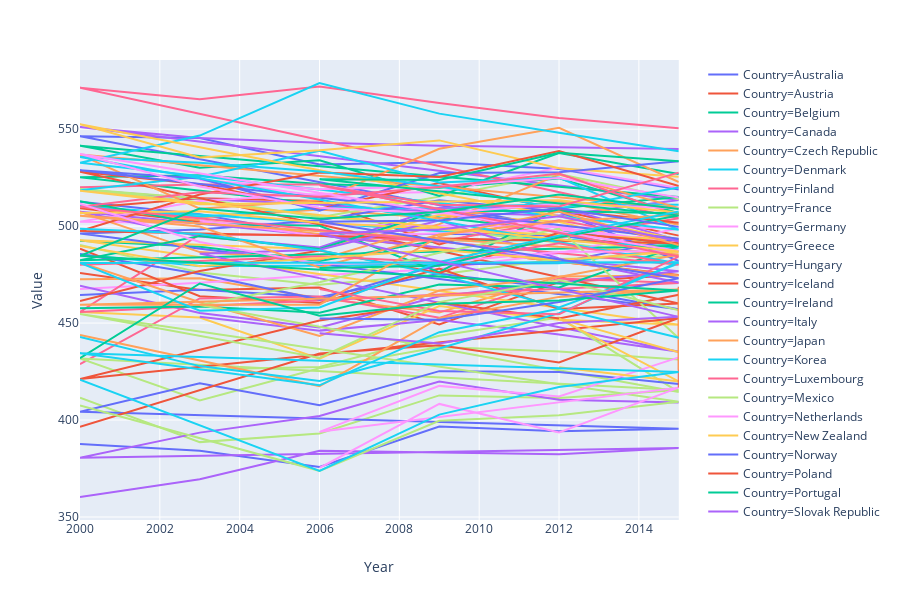

The cell this chart's notebook holds for it:
### Code cell
px.line(family_df[family_df['Indicator'] == 'Country mean average score in reading, by sex'], x='Year', y='Value', color='Country')

### Figure 1 — Plotly figure (JSON) as saved in the notebook; plotly's stock layout.template omitted (floating-point values rounded to 4 significant figures)
{"data": [{"hoverlabel": {"namelength": 0}, "hovertemplate": "Country=Australia<br>Year=%{x}<br>Value=%{y}", "legendgroup": "Country=Australia", "line": {"color": "#636efa", "dash": "solid"}, "mode": "lines", "name": "Country=Australia", "showlegend": true, "type": "scatter", "x": [2000, 2003, 2006, 2009, 2012, 2015, 2000, 2003, 2006, 2009, 2012, 2015], "xaxis": "x", "y": [512.6, 506.1, 494.9, 496.1, 495.1, 487.2, 546.3, 545.4, 531.8, 532.9, 529.5, 518.9], "yaxis": "y"}, {"hoverlabel": {"namelength": 0}, "hovertemplate": "Country=Austria<br>Year=%{x}<br>Value=%{y}", "legendgroup": "Country=Austria", "line": {"color": "#EF553B", "dash": "solid"}, "mode": "lines", "name": "Country=Austria", "showlegend": true, "type": "scatter", "x": [2000, 2003, 2006, 2009, 2012, 2015, 2000, 2003, 2006, 2009, 2012, 2015], "xaxis": "x", "y": [475.8, 467.1, 468.3, 449.3, 471.1, 474.8, 509.2, 514.4, 512.9, 490.5, 508, 495.1], "yaxis": "y"}, {"hoverlabel": {"namelength": 0}, "hovertemplate": "Country=Belgium<br>Year=%{x}<br>Value=%{y}", "legendgroup": "Country=Belgium", "line": {"color": "#00cc96", "dash": "solid"}, "mode": "lines", "name": "Country=Belgium", "showlegend": true, "type": "scatter", "x": [2000, 2003, 2006, 2009, 2012, 2015, 2000, 2003, 2006, 2009, 2012, 2015], "xaxis": "x", "y": [492.4, 489.3, 482, 492.7, 492.8, 490.7, 525.2, 526.2, 521.7, 519.8, 524.6, 506.6], "yaxis": "y"}, {"hoverlabel": {"namelength": 0}, "hovertemplate": "Country=Canada<br>Year=%{x}<br>Value=%{y}", "legendgroup": "Country=Canada", "line": {"color": "#ab63fa", "dash": "solid"}, "mode": "lines", "name": "Country=Canada", "showlegend": true, "type": "scatter", "x": [2000, 2003, 2006, 2009, 2012, 2015, 2000, 2003, 2006, 2009, 2012, 2015], "xaxis": "x", "y": [518.9, 514, 511.1, 507.2, 505.5, 513.5, 551.1, 545.5, 543, 541.5, 540.7, 539.8], "yaxis": "y"}, {"hoverlabel": {"namelength": 0}, "hovertemplate": "Country=Czech Republic<br>Year=%{x}<br>Value=%{y}", "legendgroup": "Country=Czech Republic", "line": {"color": "#FFA15A", "dash": "solid"}, "mode": "lines", "name": "Country=Czech Republic", "showlegend": true, "type": "scatter", "x": [2000, 2003, 2006, 2009, 2012, 2015, 2000, 2003, 2006, 2009, 2012, 2015], "xaxis": "x", "y": [472.6, 473.1, 462.8, 455.5, 474, 474.5, 510.1, 504.4, 508.6, 504, 512.8, 500.7], "yaxis": "y"}, {"hoverlabel": {"namelength": 0}, "hovertemplate": "Country=Denmark<br>Year=%{x}<br>Value=%{y}", "legendgroup": "Country=Denmark", "line": {"color": "#19d3f3", "dash": "solid"}, "mode": "lines", "name": "Country=Denmark", "showlegend": true, "type": "scatter", "x": [2000, 2003, 2006, 2009, 2012, 2015, 2000, 2003, 2006, 2009, 2012, 2015], "xaxis": "x", "y": [485.4, 479.4, 479.5, 480.4, 480.9, 488.8, 510.2, 504.8, 509.3, 509.2, 511.5, 511], "yaxis": "y"}, {"hoverlabel": {"namelength": 0}, "hovertemplate": "Country=Finland<br>Year=%{x}<br>Value=%{y}", "legendgroup": "Country=Finland", "line": {"color": "#FF6692", "dash": "solid"}, "mode": "lines", "name": "Country=Finland", "showlegend": true, "type": "scatter", "x": [2000, 2003, 2006, 2009, 2012, 2015, 2000, 2003, 2006, 2009, 2012, 2015], "xaxis": "x", "y": [520.1, 521.4, 521.4, 508.4, 494, 504, 571.4, 565.4, 572, 563.5, 555.7, 550.5], "yaxis": "y"}, {"hoverlabel": {"namelength": 0}, "hovertemplate": "Country=France<br>Year=%{x}<br>Value=%{y}", "legendgroup": "Country=France", "line": {"color": "#B6E880", "dash": "solid"}, "mode": "lines", "name": "Country=France", "showlegend": true, "type": "scatter", "x": [2000, 2003, 2006, 2009, 2012, 2015, 2000, 2003, 2006, 2009, 2012, 2015], "xaxis": "x", "y": [490.3, 476.1, 469.8, 475, 483, 484.6, 519.1, 514.3, 504.6, 515.2, 526.8, 513.8], "yaxis": "y"}, {"hoverlabel": {"namelength": 0}, "hovertemplate": "Country=Germany<br>Year=%{x}<br>Value=%{y}", "legendgroup": "Country=Germany", "line": {"color": "#FF97FF", "dash": "solid"}, "mode": "lines", "name": "Country=Germany", "showlegend": true, "type": "scatter", "x": [2000, 2003, 2006, 2009, 2012, 2015, 2000, 2003, 2006, 2009, 2012, 2015], "xaxis": "x", "y": [467.6, 470.8, 474.6, 477.9, 486, 498.9, 502.2, 512.9, 516.6, 517.6, 530.1, 519.7], "yaxis": "y"}, {"hoverlabel": {"namelength": 0}, "hovertemplate": "Country=Greece<br>Year=%{x}<br>Value=%{y}", "legendgroup": "Country=Greece", "line": {"color": "#FECB52", "dash": "solid"}, "mode": "lines", "name": "Country=Greece", "showlegend": true, "type": "scatter", "x": [2000, 2003, 2006, 2009, 2012, 2015, 2000, 2003, 2006, 2009, 2012, 2015], "xaxis": "x", "y": [455.7, 452.9, 431.6, 458.8, 451.7, 449.1, 492.7, 490.4, 488.1, 505.9, 502.2, 486.5], "yaxis": "y"}, {"hoverlabel": {"namelength": 0}, "hovertemplate": "Country=Hungary<br>Year=%{x}<br>Value=%{y}", "legendgroup": "Country=Hungary", "line": {"color": "#636efa", "dash": "solid"}, "mode": "lines", "name": "Country=Hungary", "showlegend": true, "type": "scatter", "x": [2000, 2003, 2006, 2009, 2012, 2015, 2000, 2003, 2006, 2009, 2012, 2015], "xaxis": "x", "y": [464.5, 467.2, 463.4, 475.4, 468, 457.1, 496.2, 498.2, 503, 513.3, 507.5, 482], "yaxis": "y"}, {"hoverlabel": {"namelength": 0}, "hovertemplate": "Country=Iceland<br>Year=%{x}<br>Value=%{y}", "legendgroup": "Country=Iceland", "line": {"color": "#EF553B", "dash": "solid"}, "mode": "lines", "name": "Country=Iceland", "showlegend": true, "type": "scatter", "x": [2000, 2003, 2006, 2009, 2012, 2015, 2000, 2003, 2006, 2009, 2012, 2015], "xaxis": "x", "y": [488.4, 463.8, 460.4, 478.1, 457.3, 460.1, 528.1, 521.6, 508.9, 522.2, 508.4, 501.7], "yaxis": "y"}, {"hoverlabel": {"namelength": 0}, "hovertemplate": "Country=Ireland<br>Year=%{x}<br>Value=%{y}", "legendgroup": "Country=Ireland", "line": {"color": "#00cc96", "dash": "solid"}, "mode": "lines", "name": "Country=Ireland", "showlegend": true, "type": "scatter", "x": [2000, 2003, 2006, 2009, 2012, 2015, 2000, 2003, 2006, 2009, 2012, 2015], "xaxis": "x", "y": [512.8, 501.1, 500.2, 476.3, 509.2, 515, 541.5, 530.1, 534, 515.5, 537.7, 526.9], "yaxis": "y"}, {"hoverlabel": {"namelength": 0}, "hovertemplate": "Country=Italy<br>Year=%{x}<br>Value=%{y}", "legendgroup": "Country=Italy", "line": {"color": "#ab63fa", "dash": "solid"}, "mode": "lines", "name": "Country=Italy", "showlegend": true, "type": "scatter", "x": [2000, 2003, 2006, 2009, 2012, 2015, 2000, 2003, 2006, 2009, 2012, 2015], "xaxis": "x", "y": [469.2, 455.2, 447.7, 463.8, 470.9, 476.7, 507.4, 494.6, 489, 509.5, 509.9, 492.7], "yaxis": "y"}, {"hoverlabel": {"namelength": 0}, "hovertemplate": "Country=Japan<br>Year=%{x}<br>Value=%{y}", "legendgroup": "Country=Japan", "line": {"color": "#FFA15A", "dash": "solid"}, "mode": "lines", "name": "Country=Japan", "showlegend": true, "type": "scatter", "x": [2000, 2003, 2006, 2009, 2012, 2015, 2000, 2003, 2006, 2009, 2012, 2015], "xaxis": "x", "y": [507.3, 486.6, 482.7, 501, 526.6, 509.4, 536.9, 509, 513.3, 539.9, 550.7, 522.7], "yaxis": "y"}, {"hoverlabel": {"namelength": 0}, "hovertemplate": "Country=Korea<br>Year=%{x}<br>Value=%{y}", "legendgroup": "Country=Korea", "line": {"color": "#19d3f3", "dash": "solid"}, "mode": "lines", "name": "Country=Korea", "showlegend": true, "type": "scatter", "x": [2000, 2003, 2006, 2009, 2012, 2015, 2000, 2003, 2006, 2009, 2012, 2015], "xaxis": "x", "y": [518.5, 525.5, 538.8, 522.5, 525, 498.1, 532.7, 546.7, 573.8, 558, 548.2, 538.6], "yaxis": "y"}, {"hoverlabel": {"namelength": 0}, "hovertemplate": "Country=Luxembourg<br>Year=%{x}<br>Value=%{y}", "legendgroup": "Country=Luxembourg", "line": {"color": "#FF6692", "dash": "solid"}, "mode": "lines", "name": "Country=Luxembourg", "showlegend": true, "type": "scatter", "x": [2000, 2003, 2006, 2009, 2012, 2015, 2000, 2003, 2006, 2009, 2012, 2015], "xaxis": "x", "y": [428.8, 462.7, 463.7, 452.7, 473, 470.7, 455.7, 495.7, 495.4, 492.1, 503, 492], "yaxis": "y"}, {"hoverlabel": {"namelength": 0}, "hovertemplate": "Country=Mexico<br>Year=%{x}<br>Value=%{y}", "legendgroup": "Country=Mexico", "line": {"color": "#B6E880", "dash": "solid"}, "mode": "lines", "name": "Country=Mexico", "showlegend": true, "type": "scatter", "x": [2000, 2003, 2006, 2009, 2012, 2015, 2000, 2003, 2006, 2009, 2012, 2015], "xaxis": "x", "y": [411.5, 388.6, 393.1, 412.7, 411.4, 415.5, 431.7, 410.1, 426.7, 437.6, 435.3, 431.2], "yaxis": "y"}, {"hoverlabel": {"namelength": 0}, "hovertemplate": "Country=Netherlands<br>Year=%{x}<br>Value=%{y}", "legendgroup": "Country=Netherlands", "line": {"color": "#FF97FF", "dash": "solid"}, "mode": "lines", "name": "Country=Netherlands", "showlegend": true, "type": "scatter", "x": [2003, 2006, 2009, 2012, 2015, 2003, 2006, 2009, 2012, 2015], "xaxis": "x", "y": [502.9, 494.9, 496.2, 498.3, 491.1, 523.8, 519, 520.5, 524.8, 514.7], "yaxis": "y"}, {"hoverlabel": {"namelength": 0}, "hovertemplate": "Country=New Zealand<br>Year=%{x}<br>Value=%{y}", "legendgroup": "Country=New Zealand", "line": {"color": "#FECB52", "dash": "solid"}, "mode": "lines", "name": "Country=New Zealand", "showlegend": true, "type": "scatter", "x": [2000, 2003, 2006, 2009, 2012, 2015, 2000, 2003, 2006, 2009, 2012, 2015], "xaxis": "x", "y": [506.8, 507.7, 501.7, 498.5, 495.4, 493.2, 552.6, 535.4, 539.1, 544.2, 529.8, 525.5], "yaxis": "y"}, {"hoverlabel": {"namelength": 0}, "hovertemplate": "Country=Norway<br>Year=%{x}<br>Value=%{y}", "legendgroup": "Country=Norway", "line": {"color": "#636efa", "dash": "solid"}, "mode": "lines", "name": "Country=Norway", "showlegend": true, "type": "scatter", "x": [2000, 2003, 2006, 2009, 2012, 2015, 2000, 2003, 2006, 2009, 2012, 2015], "xaxis": "x", "y": [485.6, 475.3, 462.1, 480.1, 481.3, 493.5, 528.8, 524.5, 508, 527.4, 527.8, 533.4], "yaxis": "y"}, {"hoverlabel": {"namelength": 0}, "hovertemplate": "Country=Poland<br>Year=%{x}<br>Value=%{y}", "legendgroup": "Country=Poland", "line": {"color": "#EF553B", "dash": "solid"}, "mode": "lines", "name": "Country=Poland", "showlegend": true, "type": "scatter", "x": [2000, 2003, 2006, 2009, 2012, 2015, 2000, 2003, 2006, 2009, 2012, 2015], "xaxis": "x", "y": [461.4, 476.8, 487.4, 475.7, 496.7, 491.2, 497.5, 516.3, 527.6, 525.3, 538.7, 520.7], "yaxis": "y"}, {"hoverlabel": {"namelength": 0}, "hovertemplate": "Country=Portugal<br>Year=%{x}<br>Value=%{y}", "legendgroup": "Country=Portugal", "line": {"color": "#00cc96", "dash": "solid"}, "mode": "lines", "name": "Country=Portugal", "showlegend": true, "type": "scatter", "x": [2000, 2003, 2006, 2009, 2012, 2015, 2000, 2003, 2006, 2009, 2012, 2015], "xaxis": "x", "y": [457.7, 458.5, 455.3, 469.9, 468.4, 489.9, 482.4, 494.9, 488.2, 507.9, 507.6, 506.6], "yaxis": "y"}, {"hoverlabel": {"namelength": 0}, "hovertemplate": "Country=Slovak Republic<br>Year=%{x}<br>Value=%{y}", "legendgroup": "Country=Slovak Republic", "line": {"color": "#ab63fa", "dash": "solid"}, "mode": "lines", "name": "Country=Slovak Republic", "showlegend": true, "type": "scatter", "x": [2003, 2006, 2009, 2012, 2015, 2003, 2006, 2009, 2012, 2015], "xaxis": "x", "y": [453.3, 446.1, 451.6, 444.1, 435.2, 485.8, 487.8, 502.9, 483.3, 470.9], "yaxis": "y"}, {"hoverlabel": {"namelength": 0}, "hovertemplate": "Country=Spain<br>Year=%{x}<br>Value=%{y}", "legendgroup": "Country=Spain", "line": {"color": "#FFA15A", "dash": "solid"}, "mode": "lines", "name": "Country=Spain", "showlegend": true, "type": "scatter", "x": [2000, 2003, 2006, 2009, 2012, 2015, 2000, 2003, 2006, 2009, 2012, 2015], "xaxis": "x", "y": [481.2, 460.7, 443.3, 466.8, 473.8, 485.4, 505.4, 499.8, 478.7, 495.7, 502.5, 505.7], "yaxis": "y"}, {"hoverlabel": {"namelength": 0}, "hovertemplate": "Country=Sweden<br>Year=%{x}<br>Value=%{y}", "legendgroup": "Country=Sweden", "line": {"color": "#19d3f3", "dash": "solid"}, "mode": "lines", "name": "Country=Sweden", "showlegend": true, "type": "scatter", "x": [2000, 2003, 2006, 2009, 2012, 2015, 2000, 2003, 2006, 2009, 2012, 2015], "xaxis": "x", "y": [498.6, 495.9, 487.6, 475.1, 458, 480.7, 535.6, 532.7, 528.1, 520.6, 509.1, 519.9], "yaxis": "y"}, {"hoverlabel": {"namelength": 0}, "hovertemplate": "Country=Switzerland<br>Year=%{x}<br>Value=%{y}", "legendgroup": "Country=Switzerland", "line": {"color": "#FF6692", "dash": "solid"}, "mode": "lines", "name": "Country=Switzerland", "showlegend": true, "type": "scatter", "x": [2000, 2003, 2006, 2009, 2012, 2015, 2000, 2003, 2006, 2009, 2012, 2015], "xaxis": "x", "y": [480.1, 482, 484.4, 481.4, 491.1, 480.1, 510, 517.5, 515.2, 520.2, 527.1, 505.4], "yaxis": "y"}, {"hoverlabel": {"namelength": 0}, "hovertemplate": "Country=Turkey<br>Year=%{x}<br>Value=%{y}", "legendgroup": "Country=Turkey", "line": {"color": "#B6E880", "dash": "solid"}, "mode": "lines", "name": "Country=Turkey", "showlegend": true, "type": "scatter", "x": [2003, 2006, 2009, 2012, 2015, 2003, 2006, 2009, 2012, 2015], "xaxis": "x", "y": [426, 427.3, 443.5, 452.8, 414.4, 459.3, 471, 486.3, 498.6, 442.2], "yaxis": "y"}, {"hoverlabel": {"namelength": 0}, "hovertemplate": "Country=United Kingdom<br>Year=%{x}<br>Value=%{y}", "legendgroup": "Country=United Kingdom", "line": {"color": "#FF97FF", "dash": "solid"}, "mode": "lines", "name": "Country=United Kingdom", "showlegend": true, "type": "scatter", "x": [2000, 2003, 2006, 2009, 2012, 2015, 2000, 2003, 2006, 2009, 2012, 2015], "xaxis": "x", "y": [511.6, 491.8, 480.4, 481.4, 486.6, 487.2, 537.2, 520.4, 509.5, 506.5, 511.5, 509.1], "yaxis": "y"}, {"hoverlabel": {"namelength": 0}, "hovertemplate": "Country=United States<br>Year=%{x}<br>Value=%{y}", "legendgroup": "Country=United States", "line": {"color": "#FECB52", "dash": "solid"}, "mode": "lines", "name": "Country=United States", "showlegend": true, "type": "scatter", "x": [2000, 2003, 2009, 2012, 2015, 2000, 2003, 2009, 2012, 2015], "xaxis": "x", "y": [489.7, 479.3, 487.8, 482.5, 486.9, 518.2, 511.3, 512.5, 513.3, 507], "yaxis": "y"}, {"hoverlabel": {"namelength": 0}, "hovertemplate": "Country=Brazil<br>Year=%{x}<br>Value=%{y}", "legendgroup": "Country=Brazil", "line": {"color": "#636efa", "dash": "solid"}, "mode": "lines", "name": "Country=Brazil", "showlegend": true, "type": "scatter", "x": [2000, 2003, 2006, 2009, 2012, 2015, 2000, 2003, 2006, 2009, 2012, 2015], "xaxis": "x", "y": [387.6, 384.2, 375.8, 396.6, 394.2, 395.5, 404.3, 418.9, 407.6, 425.2, 424.7, 418.6], "yaxis": "y"}, {"hoverlabel": {"namelength": 0}, "hovertemplate": "Country=Chile<br>Year=%{x}<br>Value=%{y}", "legendgroup": "Country=Chile", "line": {"color": "#EF553B", "dash": "solid"}, "mode": "lines", "name": "Country=Chile", "showlegend": true, "type": "scatter", "x": [2000, 2006, 2009, 2012, 2015, 2000, 2006, 2009, 2012, 2015], "xaxis": "x", "y": [396.5, 434.3, 438.6, 429.7, 452.6, 421.1, 451.3, 460.6, 452.4, 464.6], "yaxis": "y"}, {"hoverlabel": {"namelength": 0}, "hovertemplate": "Country=Estonia<br>Year=%{x}<br>Value=%{y}", "legendgroup": "Country=Estonia", "line": {"color": "#00cc96", "dash": "solid"}, "mode": "lines", "name": "Country=Estonia", "showlegend": true, "type": "scatter", "x": [2006, 2009, 2012, 2015, 2006, 2009, 2012, 2015], "xaxis": "x", "y": [478.4, 479.6, 494.3, 505.5, 524.2, 523.8, 537.8, 533.4], "yaxis": "y"}, {"hoverlabel": {"namelength": 0}, "hovertemplate": "Country=Indonesia<br>Year=%{x}<br>Value=%{y}", "legendgroup": "Country=Indonesia", "line": {"color": "#ab63fa", "dash": "solid"}, "mode": "lines", "name": "Country=Indonesia", "showlegend": true, "type": "scatter", "x": [2000, 2003, 2006, 2009, 2012, 2015, 2000, 2003, 2006, 2009, 2012, 2015], "xaxis": "x", "y": [360.3, 369.5, 384.2, 383.3, 382.3, 385.6, 380.5, 393.5, 402.1, 419.8, 410.4, 409], "yaxis": "y"}, {"hoverlabel": {"namelength": 0}, "hovertemplate": "Country=Israel<br>Year=%{x}<br>Value=%{y}", "legendgroup": "Country=Israel", "line": {"color": "#FFA15A", "dash": "solid"}, "mode": "lines", "name": "Country=Israel", "showlegend": true, "type": "scatter", "x": [2000, 2006, 2009, 2012, 2015, 2000, 2006, 2009, 2012, 2015], "xaxis": "x", "y": [443.8, 417.5, 452.5, 463.5, 467.3, 459.4, 459.5, 494.7, 507.5, 490.2], "yaxis": "y"}, {"hoverlabel": {"namelength": 0}, "hovertemplate": "Country=Russia<br>Year=%{x}<br>Value=%{y}", "legendgroup": "Country=Russia", "line": {"color": "#19d3f3", "dash": "solid"}, "mode": "lines", "name": "Country=Russia", "showlegend": true, "type": "scatter", "x": [2000, 2003, 2006, 2009, 2012, 2015, 2000, 2003, 2006, 2009, 2012, 2015], "xaxis": "x", "y": [442.8, 427.8, 420.1, 436.9, 455.1, 481.4, 481, 456.4, 458, 481.5, 495.1, 507.5], "yaxis": "y"}, {"hoverlabel": {"namelength": 0}, "hovertemplate": "Country=Slovenia<br>Year=%{x}<br>Value=%{y}", "legendgroup": "Country=Slovenia", "line": {"color": "#FF6692", "dash": "solid"}, "mode": "lines", "name": "Country=Slovenia", "showlegend": true, "type": "scatter", "x": [2006, 2009, 2012, 2015, 2006, 2009, 2012, 2015], "xaxis": "x", "y": [467.5, 456.2, 454.5, 484.3, 521.1, 511, 510.1, 527.6], "yaxis": "y"}, {"hoverlabel": {"namelength": 0}, "hovertemplate": "Country=Bulgaria<br>Year=%{x}<br>Value=%{y}", "legendgroup": "Country=Bulgaria", "line": {"color": "#B6E880", "dash": "solid"}, "mode": "lines", "name": "Country=Bulgaria", "showlegend": true, "type": "scatter", "x": [2000, 2006, 2009, 2012, 2015, 2000, 2006, 2009, 2012, 2015], "xaxis": "x", "y": [407.5, 373.8, 399.6, 402.5, 409.4, 454.7, 432.1, 460.8, 472.2, 456.6], "yaxis": "y"}, {"hoverlabel": {"namelength": 0}, "hovertemplate": "Country=Colombia<br>Year=%{x}<br>Value=%{y}", "legendgroup": "Country=Colombia", "line": {"color": "#FF97FF", "dash": "solid"}, "mode": "lines", "name": "Country=Colombia", "showlegend": true, "type": "scatter", "x": [2006, 2009, 2012, 2015, 2006, 2009, 2012, 2015], "xaxis": "x", "y": [375.3, 408.3, 393.6, 416.7, 393.9, 417.6, 412.1, 432.3], "yaxis": "y"}, {"hoverlabel": {"namelength": 0}, "hovertemplate": "Country=Costa Rica<br>Year=%{x}<br>Value=%{y}", "legendgroup": "Country=Costa Rica", "line": {"color": "#FECB52", "dash": "solid"}, "mode": "lines", "name": "Country=Costa Rica", "showlegend": true, "type": "scatter", "x": [2012, 2015, 2012, 2015], "xaxis": "x", "y": [427.2, 419.9, 452.3, 434.9], "yaxis": "y"}, {"hoverlabel": {"namelength": 0}, "hovertemplate": "Country=Croatia<br>Year=%{x}<br>Value=%{y}", "legendgroup": "Country=Croatia", "line": {"color": "#636efa", "dash": "solid"}, "mode": "lines", "name": "Country=Croatia", "showlegend": true, "type": "scatter", "x": [2006, 2009, 2012, 2015, 2006, 2009, 2012, 2015], "xaxis": "x", "y": [452.4, 451.7, 460.9, 473.1, 502.3, 502.9, 509.2, 499.6], "yaxis": "y"}, {"hoverlabel": {"namelength": 0}, "hovertemplate": "Country=Cyprus<br>Year=%{x}<br>Value=%{y}", "legendgroup": "Country=Cyprus", "line": {"color": "#EF553B", "dash": "solid"}, "mode": "lines", "name": "Country=Cyprus", "showlegend": true, "type": "scatter", "x": [2015, 2015], "xaxis": "x", "y": [416.8, 468.7], "yaxis": "y"}, {"hoverlabel": {"namelength": 0}, "hovertemplate": "Country=Latvia<br>Year=%{x}<br>Value=%{y}", "legendgroup": "Country=Latvia", "line": {"color": "#00cc96", "dash": "solid"}, "mode": "lines", "name": "Country=Latvia", "showlegend": true, "type": "scatter", "x": [2000, 2003, 2006, 2009, 2012, 2015, 2000, 2003, 2006, 2009, 2012, 2015], "xaxis": "x", "y": [431.9, 470.4, 453.8, 460, 461.6, 466.8, 484.7, 509.1, 503.8, 507.3, 516.3, 508.8], "yaxis": "y"}, {"hoverlabel": {"namelength": 0}, "hovertemplate": "Country=Lithuania<br>Year=%{x}<br>Value=%{y}", "legendgroup": "Country=Lithuania", "line": {"color": "#ab63fa", "dash": "solid"}, "mode": "lines", "name": "Country=Lithuania", "showlegend": true, "type": "scatter", "x": [2006, 2009, 2012, 2015, 2006, 2009, 2012, 2015], "xaxis": "x", "y": [444.8, 439.5, 450, 453.2, 496.2, 498.2, 505.1, 492.2], "yaxis": "y"}, {"hoverlabel": {"namelength": 0}, "hovertemplate": "Country=Malta<br>Year=%{x}<br>Value=%{y}", "legendgroup": "Country=Malta", "line": {"color": "#FFA15A", "dash": "solid"}, "mode": "lines", "name": "Country=Malta", "showlegend": true, "type": "scatter", "x": [2015, 2015], "xaxis": "x", "y": [425.9, 468.1], "yaxis": "y"}, {"hoverlabel": {"namelength": 0}, "hovertemplate": "Country=Romania<br>Year=%{x}<br>Value=%{y}", "legendgroup": "Country=Romania", "line": {"color": "#19d3f3", "dash": "solid"}, "mode": "lines", "name": "Country=Romania", "showlegend": true, "type": "scatter", "x": [2000, 2006, 2009, 2012, 2015, 2000, 2006, 2009, 2012, 2015], "xaxis": "x", "y": [420.8, 373.8, 402.8, 417, 424.8, 434.4, 417.9, 445.3, 457.4, 442.4], "yaxis": "y"}], "layout": {"height": 600, "legend": {"tracegroupgap": 0}, "margin": {"t": 60}, "xaxis": {"anchor": "y", "domain": [0, 0.98], "title": {"text": "Year"}}, "yaxis": {"anchor": "x", "domain": [0, 1], "title": {"text": "Value"}}}}
